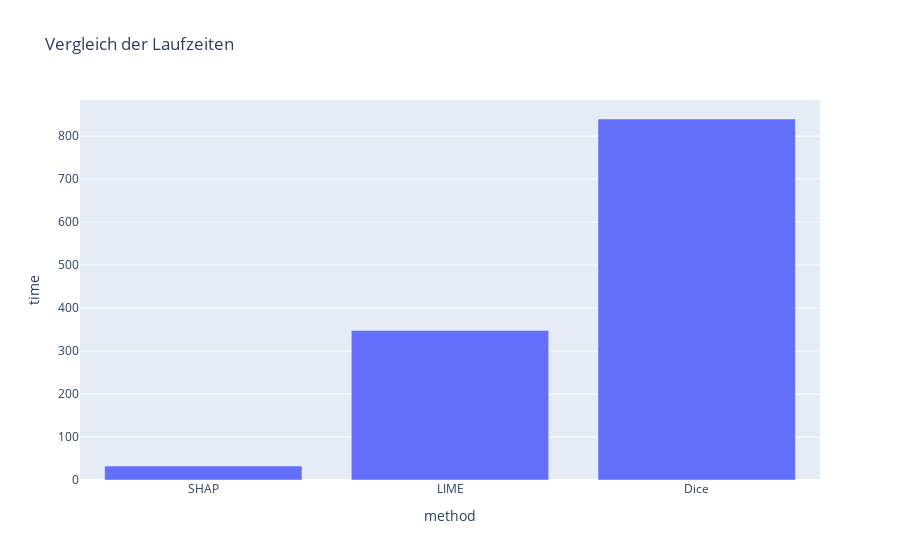

The notebook cell saved with this chart:
### Markdown cell above
## Vergleich der Laufzeiten
- SHAP führt mit Abstand, 10x so schnell wie LIME
- DICE ca. 2x langsamer als LIME

### Code cell
time_df = pd.DataFrame({
    'time': [shap_time, lime_time, dice_time],
    'method': ['SHAP', 'LIME', 'Dice'],
})

time_fig = px.bar(time_df, x='method', y='time', title='Vergleich der Laufzeiten')
time_fig.show()

# Abspeichern der Grafik
time_fig.write_html("Images/runtime_comparison.html")

### Figure 1 — Plotly figure (JSON) as saved in the notebook; plotly's stock layout.template omitted (floating-point values rounded to 4 significant figures)
{"data": [{"alignmentgroup": "True", "hovertemplate": "method=%{x}<br>time=%{y}<extra></extra>", "legendgroup": "", "marker": {"color": "#636efa", "pattern": {"shape": ""}}, "name": "", "offsetgroup": "", "orientation": "v", "showlegend": false, "textposition": "auto", "type": "bar", "x": ["SHAP", "LIME", "Dice"], "xaxis": "x", "y": [32.46, 348.0, 839.9], "yaxis": "y"}], "layout": {"barmode": "relative", "legend": {"tracegroupgap": 0}, "title": {"text": "Vergleich der Laufzeiten"}, "xaxis": {"anchor": "y", "domain": [0, 1], "title": {"text": "method"}}, "yaxis": {"anchor": "x", "domain": [0, 1], "title": {"text": "time"}}}}
